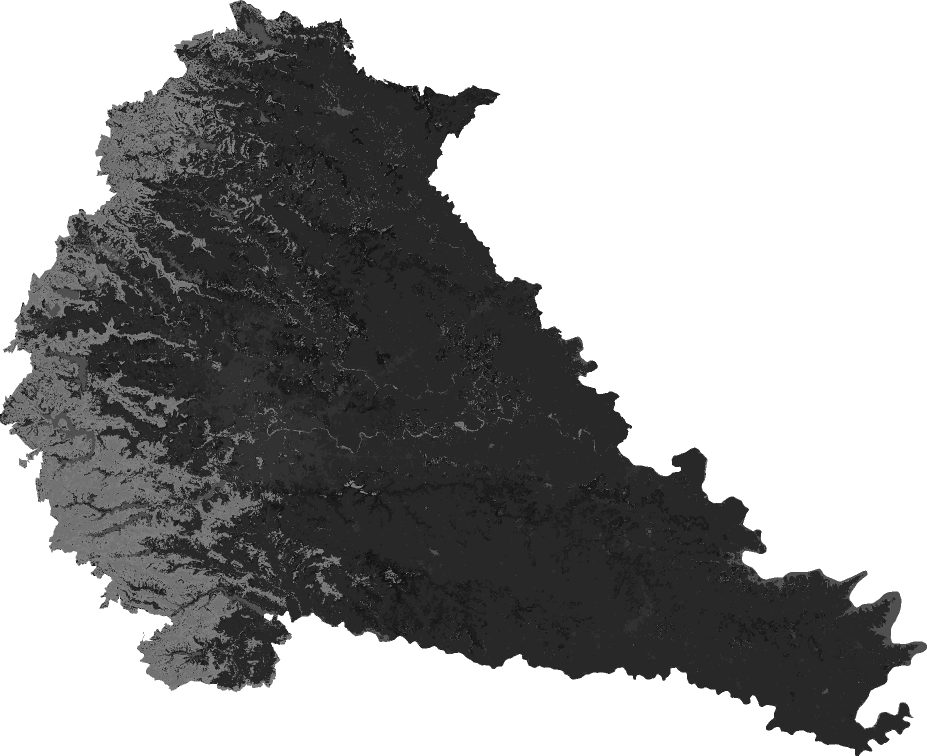
#> input picture Punelc.tif, 1854 x 1511 px (shown at 1/2 size)
$ python flood_risk_analysis.py Punelc.tif
#> lines starting #> are read from the running program, lines starting #| are printed output that depends on the picture
import tifffile as tiff
import numpy as np
import matplotlib.pyplot as plt
from scipy.ndimage import gaussian_filter
from matplotlib.colors import ListedColormap
import sys

# Load the DEM image
image_path = sys.argv[1] if len(sys.argv) > 1 else 'data/puneDem.tif'
try:
    dem_data = tiff.imread(image_path).astype(float)  # Convert to float for NaN handling
#> dem_data: shape (1511, 1854) float64; min 20, max 255, mean 157
except FileNotFoundError:
    print(f"Error: File not found at {image_path}")
    sys.exit(1)
except Exception as e:
    print(f"Error loading file: {e}")
    sys.exit(1)

# Create a mask for negative values
negative_mask = dem_data < 0
#> negative_mask: shape (1511, 1854) bool; every value is 0

# Replace negative values with NaN
dem_data[negative_mask] = np.nan

# Apply Gaussian filter for smoothing (adjust sigma for more or less smoothing)
sigma = 1
smoothed_data = gaussian_filter(dem_data, sigma=sigma)

# Define flood risk zones based on smoothed data
low_risk_threshold = 700
moderate_risk_threshold = 570

flood_risk_zones = np.zeros_like(smoothed_data)
flood_risk_zones[(smoothed_data < moderate_risk_threshold) & (smoothed_data > 0)] = 3  # High risk
flood_risk_zones[(smoothed_data >= moderate_risk_threshold) & (smoothed_data < low_risk_threshold)] = 2  # Moderate risk
flood_risk_zones[smoothed_data >= low_risk_threshold] = 1  # Low risk

# Set areas where the original DEM was negative to NaN in flood risk zones
flood_risk_zones[negative_mask] = np.nan

# Apply Gaussian filter to flood risk zones for smooth heatmap effect
smoothed_flood_risk_zones = gaussian_filter(flood_risk_zones, sigma=sigma)

# Set up the plot
fig, (ax1, ax2) = plt.subplots(1, 2, figsize=(14, 6))

# Plot the elevation map on the left
cmap = plt.get_cmap('inferno_r')
img1 = ax1.imshow(smoothed_data, cmap=cmap, interpolation='bilinear', vmin=np.nanmin(smoothed_data), vmax=np.nanmax(smoothed_data))
ax1.set_title('Smoothed Elevation Visualization')
ax1.axis('off')
cbar1 = fig.colorbar(img1, ax=ax1, label='Elevation (m)', shrink=0.8)

# Plot the smoothed flood risk zones map on the right
custom_cmap = ListedColormap(['green', 'yellow', 'red'])
img2 = ax2.imshow(smoothed_flood_risk_zones, cmap=custom_cmap, interpolation='bilinear', vmin=1, vmax=3)
ax2.set_title('Flood Risk Zones Heatmap')
ax2.axis('off')

# Create colorbar for flood risk zones and set labels
cbar2 = fig.colorbar(img2, ax=ax2, ticks=[1, 2, 3], label='Flood Risk', shrink=0.8)
cbar2.ax.set_yticklabels(['Low Risk', 'Moderate Risk', 'High Risk'])

# Save the plots as an image file
plt.savefig('flood_risk_map.png', dpi=300)
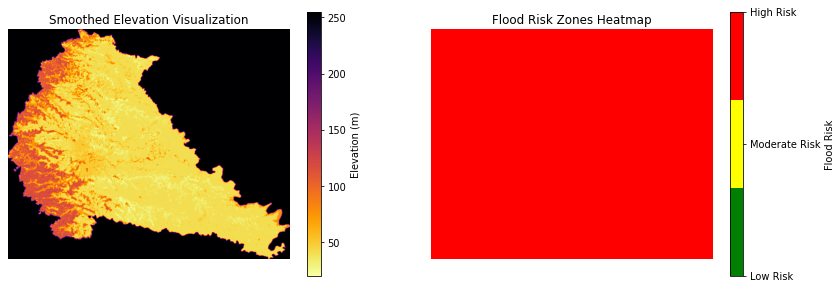
#> figure drawn by matplotlib, 4 panels
plt.show()
